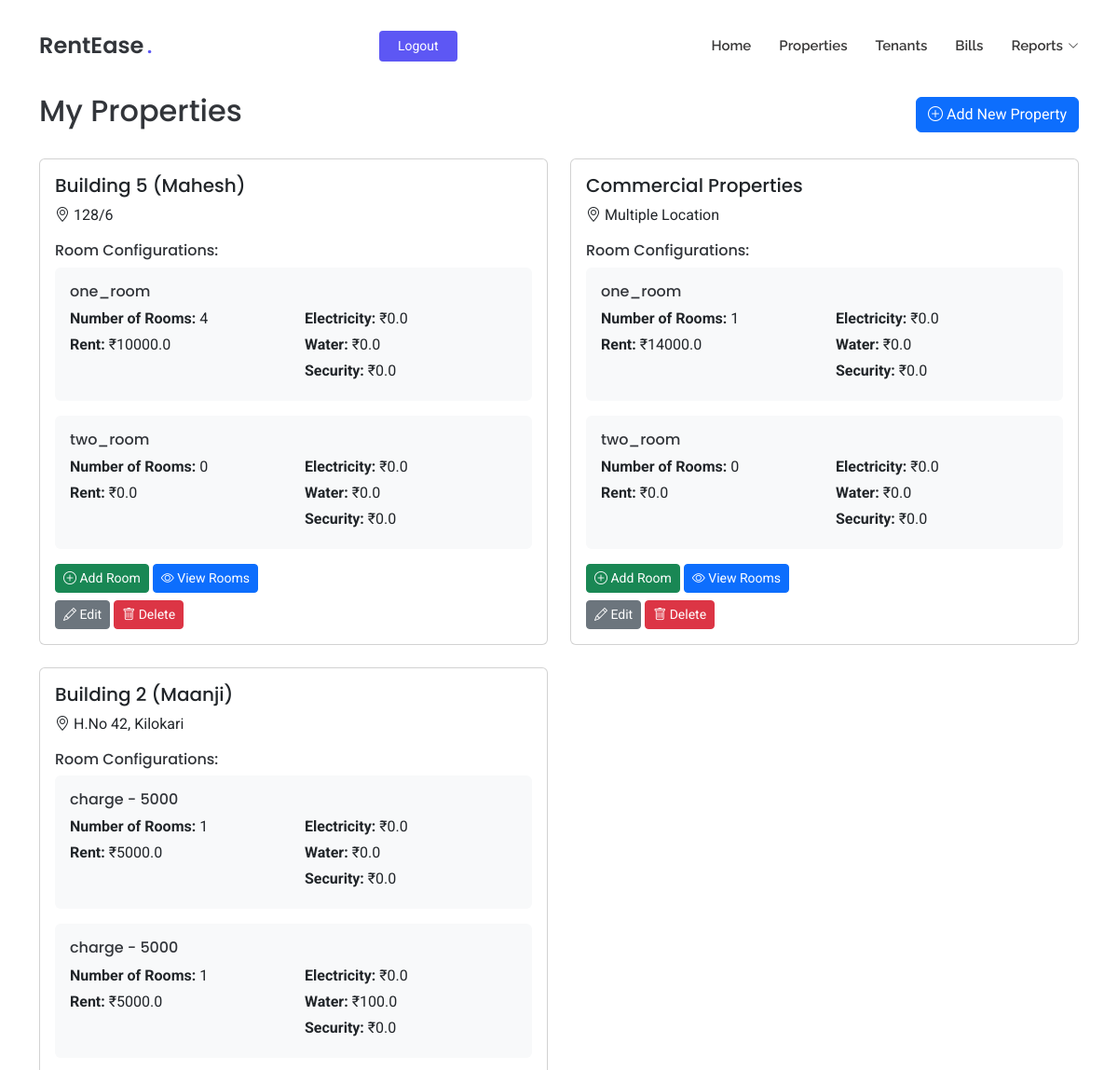
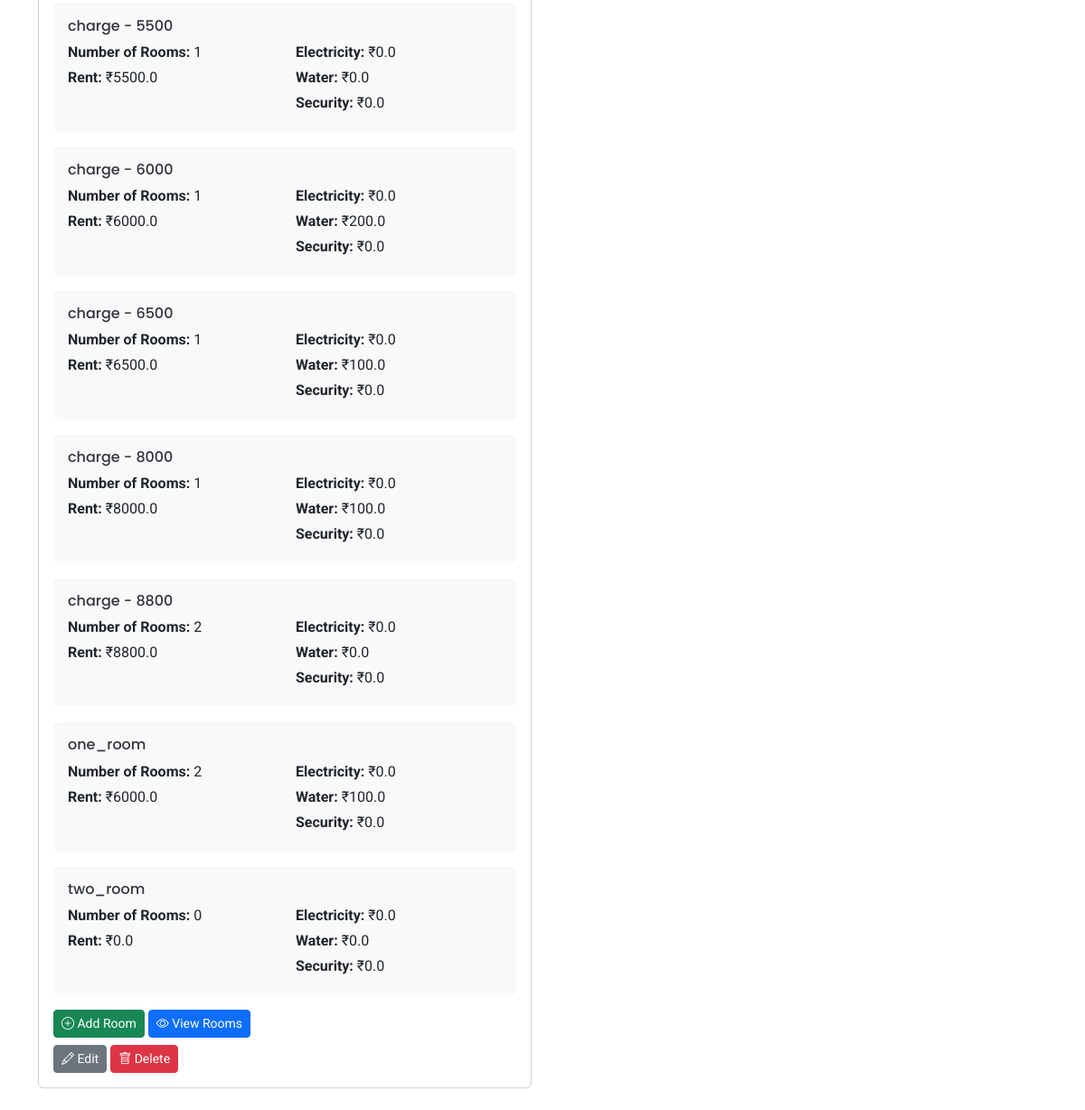
/my-properties (signed in), run on the app's committed database (2 pictures, top to bottom).
### tables this page shows
CREATE TABLE room_configurations
                 (id INTEGER PRIMARY KEY AUTOINCREMENT,
                  property_id INTEGER NOT NULL,
                  room_type TEXT NOT NULL,
                  room_count INTEGER NOT NULL,
                  rent REAL NOT NULL,
                  electricity_charge REAL NOT NULL,
                  water_charge REAL NOT NULL,
                  security_deposit REAL NOT NULL,
                  FOREIGN KEY (property_id) REFERENCES properties (id));

CREATE TABLE properties
                 (id INTEGER PRIMARY KEY AUTOINCREMENT,
                  name TEXT NOT NULL,
                  address TEXT NOT NULL,
                  user_id INTEGER NOT NULL,
                  FOREIGN KEY (user_id) REFERENCES users (id));

### app/routes.py (the view)
@app.route('/my-properties')
def my_properties():
    if 'user_id' not in session:
        flash('Please login to access this page', 'warning')
        return redirect(url_for('login'))
    conn = get_db()
    c = conn.cursor()
    properties_data = c.execute('''
        SELECT p.id, p.name, p.address,
               rc.id as room_config_id, rc.room_type, rc.room_count,
               rc.rent, rc.electricity_charge, rc.water_charge, rc.security_deposit
        FROM properties p
        LEFT JOIN room_configurations rc ON p.id = rc.property_id
        WHERE p.user_id = ?
        ORDER BY p.id, rc.room_type -- Order by property and then room type
    ''', (session['user_id'],)).fetchall()
    formatted_properties = []
    current_property = None
    for row in properties_data:
        if current_property is None or current_property['id'] != row['id']:
            if current_property is not None:
                formatted_properties.append(current_property)
            current_property = {
                'id': row['id'],
                'name': row['name'],
                'address': row['address'],
                'room_configurations': [] # Renamed key to be more accurate
            }
        if row['room_config_id']: # Check if rc.id is not NULL
             current_property['room_configurations'].append({
                'id': row['room_config_id'],
                'room_type': row['room_type'],
                'room_count': row['room_count'],
                'rent': row['rent'],
                'electricity_charge': row['electricity_charge'],
                'water_charge': row['water_charge'],
                'security_deposit': row['security_deposit']
            })
    if current_property is not None:
        formatted_properties.append(current_property)
    conn.close()
    return render_template('my_properties.html',
                         properties=formatted_properties)

### app/routes.py (called while the page is built)
def get_db():
    conn = sqlite3.connect('rentease.db')
    conn.row_factory = sqlite3.Row
    return conn

### app/templates/my_properties.html (shortened to what this page needs)
<!DOCTYPE html>
<html lang="en">
<head>
  <link href="{{ url_for('static', filename='assets/vendor/bootstrap/css/bootstrap.min.css') }}" rel="stylesheet">
  <link href="{{ url_for('static', filename='assets/vendor/bootstrap-icons/bootstrap-icons.css') }}" rel="stylesheet">
  <link href="{{ url_for('static', filename='assets/vendor/aos/aos.css') }}" rel="stylesheet">
  <link href="{{ url_for('static', filename='assets/css/main.css') }}" rel="stylesheet">
</head>
<body class="index-page">
  <header id="header" class="header d-flex align-items-center fixed-top">
    <div class="container position-relative d-flex align-items-center justify-content-between">
      <a href="{{ url_for('index') }}" class="logo d-flex align-items-center me-auto me-xl-0">
        <h1 class="sitename">RentEase</h1><span>.</span>
      </a>
      <nav id="navmenu" class="navmenu">
        <ul>
          <li><a href="{{ url_for('index') }}#hero">Home</a></li>
          <li><a href="{{ url_for('index') }}#properties">Properties</a></li>
          <li><a href="{{ url_for('index') }}#tenants">Tenants</a></li>
          <li><a href="{{ url_for('index') }}#bills">Bills</a></li>
          <li class="dropdown">
            <a href="#"><span>Reports</span> <i class="bi bi-chevron-down toggle-dropdown"></i></a>
          </li>
        </ul>
      </nav>
      {% if session.get('user_id') %}
        <a class="btn-getstarted" href="{{ url_for('logout') }}">Logout</a>
      {% else %}
        <a class="btn-getstarted me-1" href="{{ url_for('login') }}">Login</a>
        <a class="btn-getstarted" href="{{ url_for('register') }}">Register</a>
      {% endif %}
    </div>
  </header>
  <main class="main" style="margin-top: 100px;">
    <div class="container mt-5">
      <div class="d-flex justify-content-between align-items-center mb-4">
        <h2>My Properties</h2>
        <a href="{{ url_for('add_property') }}" class="btn btn-primary">
          <i class="bi bi-plus-circle"></i> Add New Property
        </a>
      </div>
      {% if properties %}
        <div class="row">
          {% for property in properties %}
          <div class="col-md-6 mb-4">
            <div class="card h-100">
              <div class="card-body">
                <h5 class="card-title">{{ property.name }}</h5>
                <p class="card-text"><i class="bi bi-geo-alt"></i> {{ property.address }}</p>
                <div class="mt-3">
                  <h6>Room Configurations:</h6>
                  {% for room_config in property.room_configurations %}
                  <div class="mb-3 p-3 bg-light rounded">
                    <h6 class="mb-2">{{ room_config.room_type }}</h6>
                    <div class="row">
                      <div class="col-6">
                        {% if room_config.room_count is not none %}
                            <p class="mb-1"><strong>Number of Rooms:</strong> {{ room_config.room_count }}</p>
                        {% endif %}
                        <p class="mb-1"><strong>Rent:</strong> ₹{{ room_config.rent }}</p>
                      </div>
                      <div class="col-6">
                        <p class="mb-1"><strong>Electricity:</strong> ₹{{ room_config.electricity_charge }}</p>
                        <p class="mb-1"><strong>Water:</strong> ₹{{ room_config.water_charge }}</p>
                        <p class="mb-1"><strong>Security:</strong> ₹{{ room_config.security_deposit }}</p>
                      </div>
                    </div>
                  </div>
                  {% endfor %}
                  <div class="mt-3">
                    <div class="mb-2">
                      <button type="button" class="btn btn-success btn-sm" data-bs-toggle="modal" data-bs-target="#addRoomModal{{ property.id }}">
                        <i class="bi bi-plus-circle"></i> Add Room
                      </button>
                      <a href="{{ url_for('view_rooms', property_id=property.id, source='properties') }}" class="btn btn-primary btn-sm">
                        <i class="bi bi-eye"></i> View Rooms
                      </a>
                    </div>
                    <div>
                      <a href="{{ url_for('edit_property', property_id=property.id) }}" class="btn btn-secondary btn-sm">
                        <i class="bi bi-pencil"></i> Edit
                      </a>
                      <button type="button" class="btn btn-danger btn-sm" data-bs-toggle="modal" data-bs-target="#deletePropertyModal{{ property.id }}">
                        <i class="bi bi-trash"></i> Delete
                      </button>
                    </div>
                  </div>
                </div>
              </div>
            </div>
          </div>
          {% endfor %}
        </div>
      {% else %}
        <div class="alert alert-info">
          You haven't added any properties yet. Click the "Add New Property" button to get started!
        </div>
      {% endif %}
    </div>
  </main>
</body>
</html>

### app/static/assets/css/main.css (style rules this page uses)
:root { --default-font: "Roboto", system-ui, -apple-system, "Segoe UI", Roboto, "Helvetica Neue", Arial, "Noto Sans", "Liberation Sans", sans-serif, "Apple Color Emoji", "Segoe UI Emoji", "Segoe UI Symbol", "Noto Color Emoji"; --heading-font: "Poppins", sans-serif; --nav-font: "Raleway", sans-serif; }
:root { --background-color: #ffffff; --default-color: #212529; --heading-color: #32353a; --accent-color: #5d57f4; --surface-color: #ffffff; --contrast-color: #ffffff; }
:root { --nav-color: #3a3939; --nav-hover-color: #5d57f4; --nav-mobile-background-color: #ffffff; --nav-dropdown-background-color: #ffffff; --nav-dropdown-color: #3a3939; --nav-dropdown-hover-color: #5d57f4; }
:root { scroll-behavior: smooth; }
body { color: var(--default-color); background-color: var(--background-color); font-family: var(--default-font); }
a { color: var(--accent-color); text-decoration: none; transition: 0.3s; }
h1, h2, h3, h4, h5, h6 { color: var(--heading-color); font-family: var(--heading-font); }
.header { --background-color: rgba(255, 255, 255, 0); color: var(--default-color); background-color: var(--background-color); padding: 20px 0; transition: all 0.5s; z-index: 997; }
.header .logo { line-height: 1; }
.header .logo h1 { font-size: 24px; margin: 0; font-weight: 600; color: var(--heading-color); }
.header .logo span { color: var(--accent-color); font-size: 24px; font-weight: 600; padding-left: 3px; }
.header .btn-getstarted, .header .btn-getstarted:focus { color: var(--contrast-color); background: var(--accent-color); font-size: 14px; padding: 8px 26px; margin: 0; border-radius: 4px; transition: 0.3s; }
@media (max-width: 1200px) { .header .logo { order: 1; } }
@media (max-width: 1200px) { .header .btn-getstarted { order: 2; margin: 0 15px 0 0; padding: 6px 20px; } }
@media (max-width: 1200px) { .header .navmenu { order: 3; } }
@media (min-width: 1200px) { .navmenu { padding: 0; } }
@media (min-width: 1200px) { .navmenu ul { margin: 0; padding: 0; display: flex; list-style: none; align-items: center; } }
@media (min-width: 1200px) { .navmenu li { position: relative; } }
@media (min-width: 1200px) { .navmenu a, .navmenu a:focus { color: var(--nav-color); padding: 18px 15px; font-size: 15px; font-family: var(--nav-font); font-weight: 600; display: flex; align-items: center; justify-content: space-between; white-space: nowrap; transition: 0.3s; } }
@media (min-width: 1200px) { .navmenu a i, .navmenu a:focus i { font-size: 12px; line-height: 0; margin-left: 5px; transition: 0.3s; } }
@media (min-width: 1200px) { .navmenu li:last-child a { padding-right: 0; } }

### data on the page
room_configurations: name "Building 5 (Mahesh)", address "128/6", room_type "one_room", room_count "4", rent "10000.0", electricity_charge "0.0", water_charge "0.0", security_deposit "0.0"
room_configurations: room_type "two_room", room_count "0", rent "0.0", electricity_charge "0.0", water_charge "0.0", security_deposit "0.0"
room_configurations: name "Commercial Properties", address "Multiple Location", room_type "one_room", room_count "1", rent "14000.0", electricity_charge "0.0", water_charge "0.0", security_deposit "0.0"
room_configurations: room_type "two_room", room_count "0", rent "0.0", electricity_charge "0.0", water_charge "0.0", security_deposit "0.0"
room_configurations: name "Building 2 (Maanji)", address "H.No 42, Kilokari", room_type "charge - 5000", room_count "1", rent "5000.0", electricity_charge "0.0", water_charge "0.0", security_deposit "0.0"
room_configurations: room_type "charge - 5000", room_count "1", rent "5000.0", electricity_charge "0.0", water_charge "100.0", security_deposit "0.0"
room_configurations: room_type "charge - 5500", room_count "1", rent "5500.0", electricity_charge "0.0", water_charge "0.0", security_deposit "0.0"
room_configurations: room_type "charge - 6000", room_count "1", rent "6000.0", electricity_charge "0.0", water_charge "200.0", security_deposit "0.0"
room_configurations: room_type "charge - 6500", room_count "1", rent "6500.0", electricity_charge "0.0", water_charge "100.0", security_deposit "0.0"
room_configurations: room_type "charge - 8000", room_count "1", rent "8000.0", electricity_charge "0.0", water_charge "100.0", security_deposit "0.0"
room_configurations: room_type "charge - 8800", room_count "2", rent "8800.0", electricity_charge "0.0", water_charge "0.0", security_deposit "0.0"
room_configurations: room_type "one_room", room_count "2", rent "6000.0", electricity_charge "0.0", water_charge "100.0", security_deposit "0.0"
room_configurations: room_type "two_room", room_count "0", rent "0.0", electricity_charge "0.0", water_charge "0.0", security_deposit "0.0"
